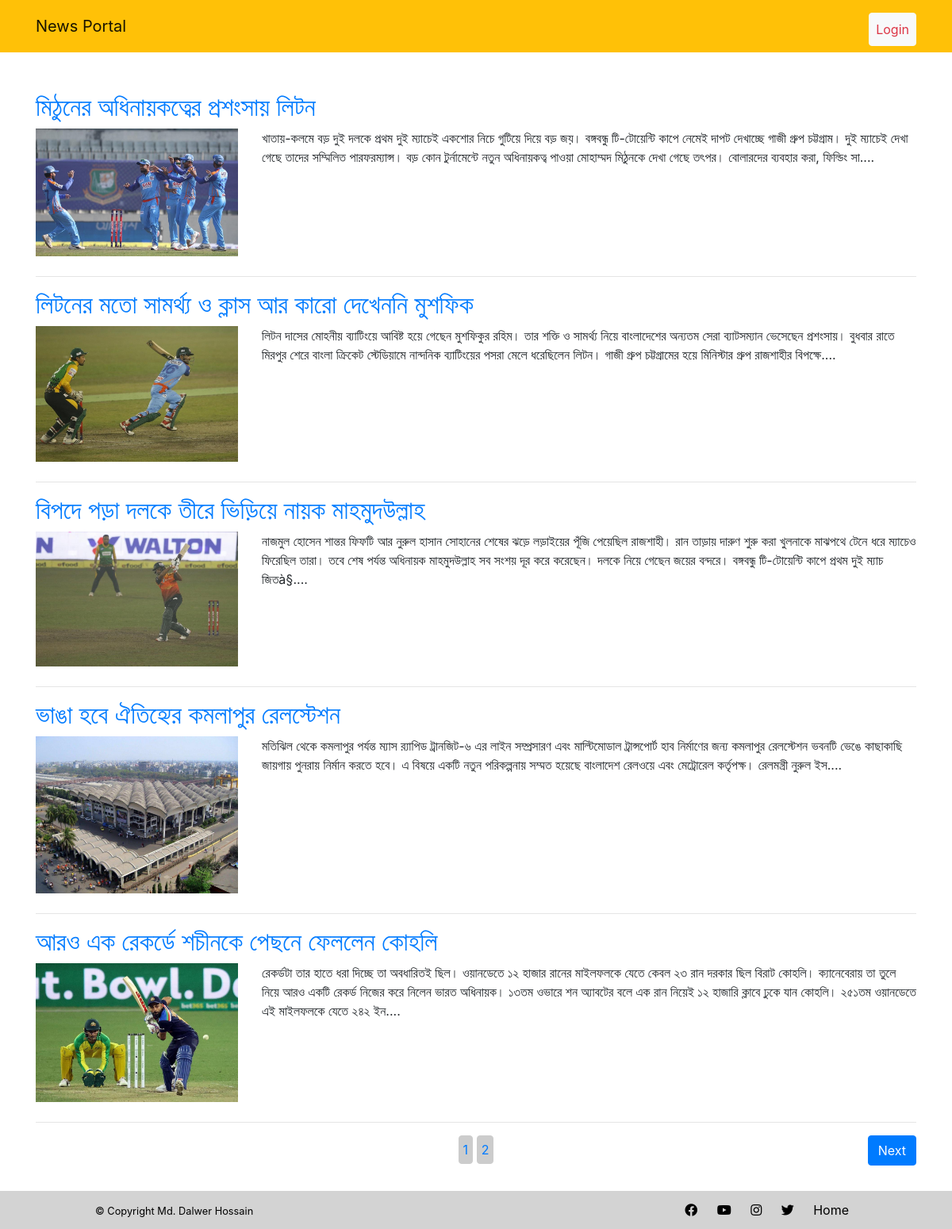
The page / on the database its author committed.
### tables this page shows
CREATE TABLE `posts` (
  `id` int(11) NOT NULL,
  `category_id` int(11) NOT NULL,
  `title` varchar(500) NOT NULL,
  `description` text NOT NULL,
  `image` varchar(250) NOT NULL,
  `date` date NOT NULL
);

### index.php (the view, shortened to what this page needs)
<?php
$conn=connectdb();
$sql="SELECT count(id) as total FROM posts";
$result=mysqli_query($conn,$sql);
$data=mysqli_fetch_assoc($result);
$skip=0;
$take=5;
$page='1';
$totalpage=ceil($data['total']/$take);
$sql="SELECT * FROM posts
        ORDER BY id DESC
        LIMIT $skip,$take
        ";
$result=mysqli_query($conn,$sql);
?>
<?php include('include/header.php');?>
<div id="main-content">
    <div class="container back ">
        <div class="row clearfix">
            <div class="col-md-12">
            <?php while($row=mysqli_fetch_assoc($result)){?>
                <div class="single-post">
                    <h2>
                        <a class="text-decoration-none"href="<?php echo $url?>/onepage.php?id=<?php echo $row['id']; ?>" ><?=$row['title']; ?> </a></h2>
                        <div class="row">
                            <div class="col-md-3">
                                <img src="admin/<?= $row['image']?>" alt="picture">
                            </div>
                            <div class="col-md-9">
                              <?= substr($row['description'],0,800);?>....
                             </div>
                        </div>
                    </div>
                    <hr>
            <?php }?>
            <div class="row clearfix newspace">
                    <div class="col-md-3">
                    </div>
                    <div class="col-md-6">
                        <div class="text-center">
                        <?php for($i=1;$i<=$totalpage;$i++) {?>
                            <a href="<?php echo $url?>index.php?page=<?php echo $i?>" class="pagination">
                                <?php echo $i?></a>
                        <?php }?>
                        </div>
                    </div>
                    <div class="col-md-3">
                        <div class="text-right">
                        <?php if($totalpage>$page):?>
                            <a href="<?=$url?>index.php?page=<?= $page+1?>"><button class="btn btn-primary">Next</button></a>
                        <?php endif?>
                    </div>
                    </div>
                </div>
            </div>
            </div>
</div>
    <footer class="fixed-bottom">
            <div class="row">
                <div class="col-lg-6 text-center text-lg-left mb-3 mb-lg-0">
                    <p class="small mb-0 mt-1">&copy; Copyright Md. Dalwer Hossain</p>
                </div>
                <div class="col-lg-6 text-center text-lg-right">
                    <a href="#"><i class="fab fa-facebook"></i></a>
                    <a href="#"><i class="fab fa-youtube"></i></a>
                    <a href="#"><i class="fab fa-instagram"></i></a>
                    <a href="#"><i class="fab fa-twitter"></i></a>
                    <a href="#">Home</a>
                </div>
            </div>
        </footer>
<?php include('include/footer.php');?>

### include/header.php (shortened to what this page needs)
<?php
$url ='http://localhost/project-1/';
?>
<!doctype html>
<html lang="en">
  <head>
    <link rel="stylesheet" href="https://cdnjs.cloudflare.com/ajax/libs/font-awesome/5.15.1/css/all.min.css"/>
    <link rel="stylesheet" href="<?php echo $url;?>admin/assets/css/bootstrap.min.css">
    <link rel="stylesheet" href="<?php echo $url;?>admin/assets/css/style.css">
  </head>
  <body class="indexbody">
    <nav class="navbar navbar-expand-lg navbar-light bg-warning">
  <div class="container">
       <a class="navbar-brand" href="<?php echo $url;?>">News Portal</a>
  <div class="collapse navbar-collapse " id="navbarSupportedContent">
    <ul class="navbar-nav ml-auto">
        <li class="nav-item active mt-2">
         <a class="nav-link btn btn-md btn-light text-danger" href="login.php">Login</a>
        </li>
      </ul>
     </div>
    </div>
 </nav>

### include/footer.php (shortened to what this page needs)
  </body>
</html>

### admin/assets/css/style.css (style rules this page uses)
html { scroll-behavior: smooth; }
#main-content { margin-top:50px; }
.single-post { margin-bottom: 25px; }
.single-post img { width: 100%; height: auto; }
.pagination { background: #ccc; display: inline-block; padding:5px; border: 1px solid #ccc; }
footer { color: black; padding: 1% 10%; background: lightgray ; }
footer a { color: black; margin: 0 10px; }
.newspace { margin-bottom: 80px; }

### rows shown on the page
posts: title "মিঠুনের অধিনায়কত্বের প্রশংসায় লিটন", image (picture), description "খাতায়-কলমে বড় দুই দলকে প্রথম দুই ম্যাচেই একশোর নিচে গুটিয়ে দিয়ে বড় জয়। বঙ্গবন্ধু টি-টোয়েন্টি কাপে নেমেই দাপট দেখাচ্ছে গাজী গ্রুপ চট্টগ্রাম। দুই ম্যাচেই দেখা গেছে তাদের সম্মিলিত পারফরম্যান্স। বড় কোন টুর্নামেন্টে নতুন অধিনায়কত্ব পাওয়া মোহাম্মদ মিঠুনকে দেখা গেছে তৎপর। বোলারদের ব্যবহার করা, ফিল্ডিং সা"
posts: title "লিটনের মতো সামর্থ্য ও ক্লাস আর কারো দেখেননি মুশফিক", image (picture), description "লিটন দাসের মোহনীয় ব্যাটিংয়ে আবিষ্ট হয়ে গেছেন মুশফিকুর রহিম। তার শক্তি ও সামর্থ্য নিয়ে বাংলাদেশের অন্যতম সেরা ব্যাটসম্যান ভেসেছেন প্রশংসায়। বুধবার রাতে মিরপুর শেরে বাংলা ক্রিকেট স্টেডিয়ামে নান্দনিক ব্যাটিংয়ের পসরা মেলে ধরেছিলেন লিটন। গাজী গ্রুপ চট্টগ্রামের হয়ে মিনিস্টার গ্রুপ রাজশাহীর বিপক্ষে"
posts: title "বিপদে পড়া দলকে তীরে ভিড়িয়ে নায়ক মাহমুদউল্লাহ", image (picture), description "নাজমুল হোসেন শান্তর ফিফটি আর নুরুল হাসান সোহানের শেষের ঝড়ে লড়াইয়ের পূঁজি পেয়েছিল রাজশাহী। রান তাড়ায় দারুণ শুরু করা খুলনাকে মাঝপথে টেনে ধরে ম্যাচেও ফিরেছিল তারা। তবে শেষ পর্যন্ত অধিনায়ক মাহমুদউল্লাহ সব সংশয় দূর করে করেছেন। দলকে নিয়ে গেছেন জয়ের বন্দরে। বঙ্গবন্ধু টি-টোয়েন্টি কাপে প্রথম দুই ম্যাচ জিতà§"
posts: title "ভাঙা হবে ঐতিহ্যের কমলাপুর রেলস্টেশন", image (picture), description "মতিঝিল থেকে কমলাপুর পর্যন্ত ম্যাস র‌্যাপিড ট্রানজিট-৬ এর লাইন সম্প্রসারণ এবং মাল্টিমোডাল ট্রান্সপোর্ট হাব নির্মাণের জন্য কমলাপুর রেলস্টেশন ভবনটি ভেঙে কাছাকাছি জায়গায় পুনরায় নির্মান করতে হবে। এ বিষয়ে একটি নতুন পরিকল্পনায় সম্মত হয়েছে বাংলাদেশ রেলওয়ে এবং মেট্রোরেল কর্তৃপক্ষ। রেলমন্ত্রী নুরুল ইস"
posts: title "আরও এক রেকর্ডে শচীনকে পেছনে ফেললেন কোহলি", image (picture), description "রেকর্ডটা তার হাতে ধরা দিচ্ছে তা অবধারিতই ছিল। ওয়ানডেতে ১২ হাজার রানের মাইলফলকে যেতে কেবল ২৩ রান দরকার ছিল বিরাট কোহলি। ক্যানেবেরায় তা তুলে নিয়ে আরও একটি রেকর্ড নিজের করে নিলেন ভারত অধিনায়ক। ১৩তম ওভারে শন অ্যাবটের বলে এক রান নিয়েই ১২ হাজারি ক্লাবে ঢুকে যান কোহলি। ২৫১তম ওয়ানডেতে এই মাইলফলকে যেতে ২৪২ ইন"
